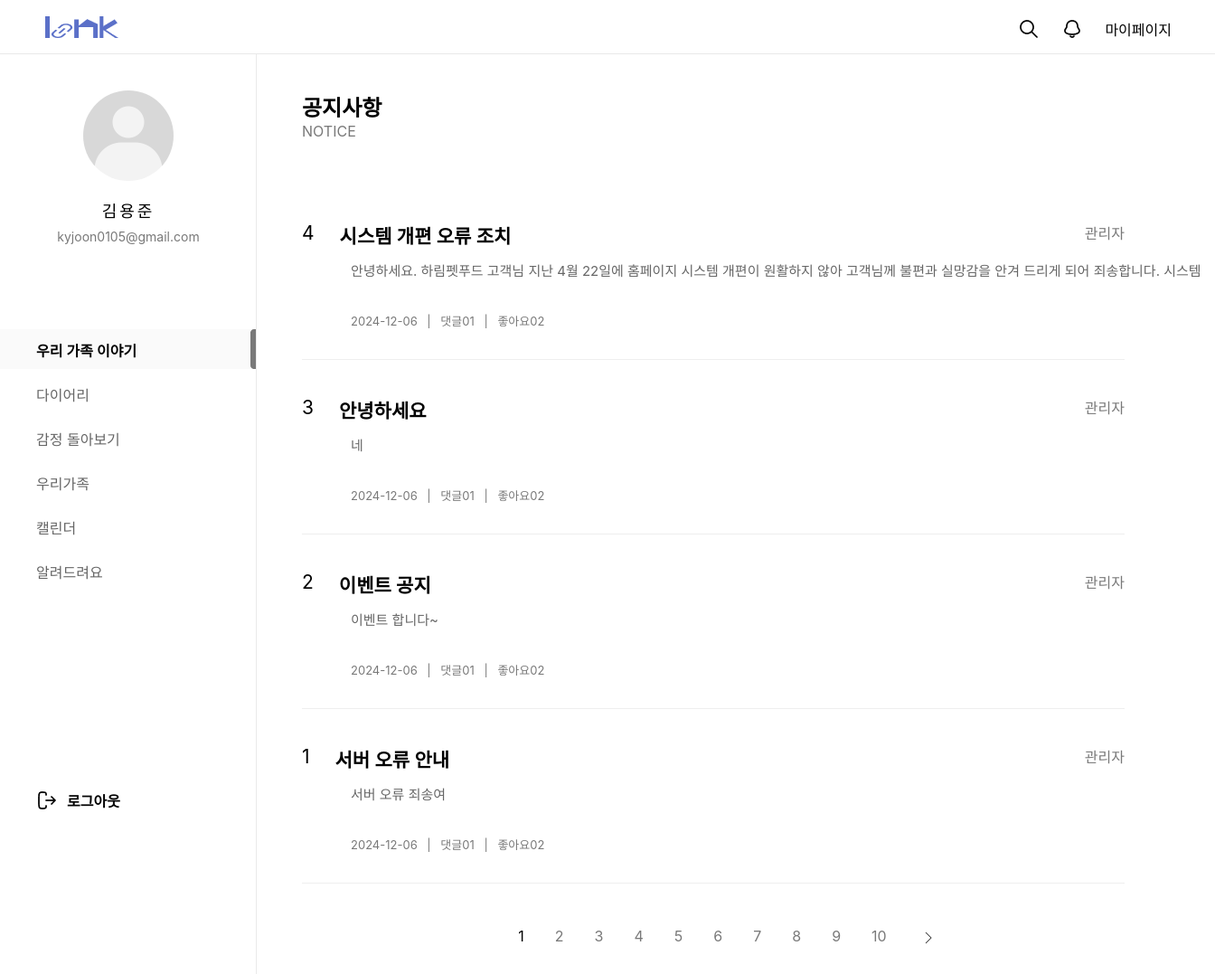
Page /customer/noticelist/ on the committed database.
### customer/models.py (models this page shows, shortened)
class NoticeBoard(models.Model):
  bno = models.AutoField(primary_key=True)
  member = models.CharField(max_length=100, default='관리자')
  btitle = models.CharField(max_length=1000)
  bcontent = models.TextField()
  bdate = models.DateTimeField(auto_now=True)
  bfile = models.ImageField(null=True, blank=True, upload_to='uploads/')
  like_members = models.ManyToManyField(Member, related_name='like_member',  blank=True)

### customer/views.py (the view)
# urls.py: path('noticelist/', views.noticelist, name="noticelist"),
def noticelist(request):
  qs = NoticeBoard.objects.all().order_by('-bno')
  context = {'notice_list':qs}
  return render(request, 'customer_notice_list.html', context)

### customer/templates/customer_notice_list.html (shortened to what this page needs)
{% extends 'main_navi_base.html' %}
{% load static %}
  {% block container-block%}
  <div id="container">
    <div id="notice_title_area">
      <h2 id="noticeTit">공지사항</h2>
      <p id="noticeTit2">NOTICE</p>
    </div>
    <div id="notice_list_area">
      {% for notice in notice_list %}
      <div class="notice_list_group">
        <a href="/customer/noticeview/{{notice.bno}}/">
          <div class="notice_wrap_cont">
            <div class="tit_post">
              <div class="num_txt">{{notice.bno}}</div>
              <div>{{notice.btitle}}</div>
              <div id="Nname">{{notice.member}}</div>
            </div>
            <p class="desc_cont">
              <span class="list_txt">{{notice.bcontent}}</span>
            </p>
          </div>
          <dl class="list_post_info">
            <dd class="txt_g">
              <span>{{notice.bdate|date:'Y-m-d'}}</span><span class="space"> | </span>
              <span>댓글</span><span>01</span><span class="space"> | </span>
              <span>좋아요</span><span>02</span>
            </dd>
          </dl>
        </a>
      </div>
      {% endfor %}
    </div>
    <ul class="page_num">
      <li><a href="#"><img src="images/left_double.png" alt=""></a></li>
      <li><a href="#"><img src="images/left.png" alt=""></a></li>
      <li class="nowNum"><a href="#">1</a></li>
      <li><a href="#">2</a></li>
      <li><a href="#">3</a></li>
      <li><a href="#">4</a></li>
      <li><a href="#">5</a></li>
      <li><a href="#">6</a></li>
      <li><a href="#">7</a></li>
      <li><a href="#">8</a></li>
      <li><a href="#">9</a></li>
      <li><a href="#">10</a></li>
      <li><a href="#"><img src="images/right.png" alt=""></a></li>
      <li><a href="#"><img src="images/right_double.png" alt=""></a></li>
    </ul>
  </div>
  {% endblock container-block%}

### static/css/main_navi_base.css (style rules this page uses)
* { margin: 0; padding: 0; font-family: "Pretendard Variable", Pretendard, -apple-system, BlinkMacSystemFont, system-ui, Roboto, "Helvetica Neue", "Segoe UI", "Apple SD Gothic Neo", "Noto Sans KR", "Malgun Gothic", "Apple Color Emoji", "Segoe UI Emoji", "Segoe UI Symbol", sans-serif; }
a { text-decoration: none; color: inherit; cursor: pointer; }
ol, ul { list-style: none; }

### static/css/customer/customer_service.css (style rules this page uses)
* { margin: 0; padding: 0; box-sizing: border-box; font-family: "Pretendard Variable", Pretendard, -apple-system, BlinkMacSystemFont, system-ui, Roboto, "Helvetica Neue", "Segoe UI", "Apple SD Gothic Neo", "Noto Sans KR", "Malgun Gothic", "Apple Color Emoji", "Segoe UI Emoji", "Segoe UI Symbol", sans-serif; }
a { text-decoration: none; }
body, html { height: 100%; }
#container { width: 100%; min-height: 100vh; padding: 100px 180px 300px 334px; }

### static/css/customer/customer_notice_view.css (style rules this page uses)
* { margin: 0; padding: 0; box-sizing: border-box; font-family: "Pretendard Variable", Pretendard, -apple-system, BlinkMacSystemFont, system-ui, Roboto, "Helvetica Neue", "Segoe UI", "Apple SD Gothic Neo", "Noto Sans KR", "Malgun Gothic", "Apple Color Emoji", "Segoe UI Emoji", "Segoe UI Symbol", sans-serif; }
a { text-decoration: none; }
body, html { height: 100%; }
#container { width: 100%; min-height: 100vh; padding: 100px 180px 300px 334px; }

### static/css/customer/customer_notice_list.css (style rules this page uses)
* { margin: 0; padding: 0; box-sizing: border-box; font-family: "Pretendard Variable", Pretendard, -apple-system, BlinkMacSystemFont, system-ui, Roboto, "Helvetica Neue", "Segoe UI", "Apple SD Gothic Neo", "Noto Sans KR", "Malgun Gothic", "Apple Color Emoji", "Segoe UI Emoji", "Segoe UI Symbol", sans-serif; }
a { text-decoration: none; color:inherit; }
body, html { height: 100%; }
#container { width: 100%; min-height: 100vh; padding: 60px 300px 0 300px; }
#notice_title_area { width:100%; margin-bottom: 50px; }
#noticeTit { font-weight:610; }
#noticeTit2 { font-size:16px; color:#797979; margin-bottom:29px; }
#notice_list_area { width:100%; margin-bottom: 40px; }
.notice_list_group { width:100%; height:193px; padding-top:40px; border-bottom:1px solid #EEEEEE; box-sizing:border-box; }
.notice_wrap_cont { width:100%; height:76px; }
.desc_cont { width:1000px; height:38px; overflow: hidden; text-overflow: ellipsis; display: -webkit-box; -webkit-box-orient: vertical; -webkit-line-clamp:2; padding-top:14px; padding-left:54px; }
.tit_post { display:flex; font-size:21px; font-weight:600; }
.num_txt { font-size:21px; font-weight:400; margin-right:10px; padding-right:18px; }
#Nname { font-size: 16px; font-weight: 400; color: #797979; margin-left: auto; }
.list_txt { font-size:15px; font-weight:400; color:#666666; line-height:21px; }
.txt_g { font-size:13px; font-weight:400; color:#797979; padding-top:24px; padding-left:54px; }
.txt_g .space { margin:0 7px; }
.page_num { width:100%; height:38px; display:flex; justify-content:center; list-style-type:none; padding-bottom:113px; }
.page_num li { margin:0 5px; }
.page_num a { display:block; padding:8px 12px; text-decoration:none; color: #797979; border-radius: 4px; transition: background-color 0.3s; }
.page_num .nowNum a { color:black; }

### static/css/emotion/emotion.css (style rules this page uses)
* { margin: 0; padding: 0; box-sizing: border-box; font-family: "Pretendard Variable", Pretendard, -apple-system, BlinkMacSystemFont, system-ui, Roboto, "Helvetica Neue", "Segoe UI", "Apple SD Gothic Neo", "Noto Sans KR", "Malgun Gothic", "Apple Color Emoji", "Segoe UI Emoji", "Segoe UI Symbol", sans-serif; }
a { text-decoration: none; color: inherit; cursor: pointer; }
ol, ul { list-style: none; }
body, html { height: 100%; }
#container { width: 100%; min-height: 100vh; padding: 100px 100px 100px 334px; }

### rows in the picture
NoticeBoard: bno "4", btitle "시스템 개편 오류 조치", member "관리자", bcontent "안녕하세요. 하림펫푸드 고객님 지난 4월 22일에 홈페이지 시스템 개편이 원활하지 않아 고객님께 불편과 실망감을 안겨 드리게 되어 죄송합니다.…", bdate "2024-12-06"
NoticeBoard: bno "3", btitle "안녕하세요", member "관리자", bcontent "네", bdate "2024-12-06"
NoticeBoard: bno "2", btitle "이벤트 공지", member "관리자", bcontent "이벤트 합니다~", bdate "2024-12-06"
NoticeBoard: bno "1", btitle "서버 오류 안내", member "관리자", bcontent "서버 오류 죄송여", bdate "2024-12-06"
